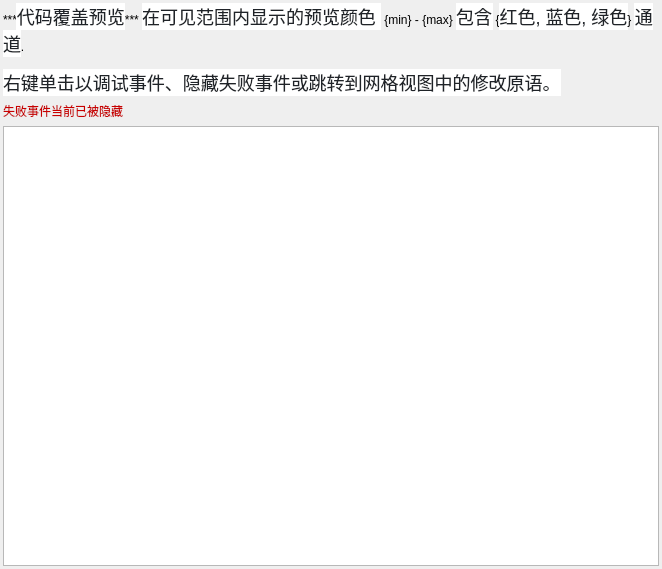
<?xml version="1.0" encoding="UTF-8"?>
<ui version="4.0">
 <class>PixelHistoryView</class>
 <widget class="QFrame" name="PixelHistoryView">
  <property name="geometry">
   <rect>
    <x>0</x>
    <y>0</y>
    <width>662</width>
    <height>569</height>
   </rect>
  </property>
  <property name="windowTitle">
   <string>Pixel History</string>
  </property>
  <layout class="QVBoxLayout" name="verticalLayout">
   <property name="leftMargin">
    <number>3</number>
   </property>
   <property name="topMargin">
    <number>3</number>
   </property>
   <property name="rightMargin">
    <number>3</number>
   </property>
   <property name="bottomMargin">
    <number>3</number>
   </property>
   <item>
    <widget class="QLabel" name="label">
     <property name="text">
      <string>&lt;html&gt;&lt;head/&gt;&lt;body&gt;&lt;p&gt;***&lt;span style=&quot; font-family:'-apple-system','BlinkMacSystemFont','Segoe UI','Noto Sans','Helvetica','Arial','sans-serif','Apple Color Emoji','Segoe UI Emoji'; font-size:18px; color:#1f2328; background-color:#ffffff;&quot;&gt;代码覆盖预览&lt;/span&gt;*** &lt;span style=&quot; font-family:'-apple-system','BlinkMacSystemFont','Segoe UI','Noto Sans','Helvetica','Arial','sans-serif','Apple Color Emoji','Segoe UI Emoji'; font-size:18px; color:#1f2328; background-color:#ffffff;&quot;&gt;在可见范围内显示的预览颜色 &lt;/span&gt; {min} - {max} &lt;span style=&quot; font-family:'-apple-system','BlinkMacSystemFont','Segoe UI','Noto Sans','Helvetica','Arial','sans-serif','Apple Color Emoji','Segoe UI Emoji'; font-size:18px; color:#1f2328; background-color:#ffffff;&quot;&gt;包含&lt;/span&gt; {&lt;span style=&quot; font-family:'-apple-system','BlinkMacSystemFont','Segoe UI','Noto Sans','Helvetica','Arial','sans-serif','Apple Color Emoji','Segoe UI Emoji'; font-size:18px; color:#1f2328; background-color:#ffffff;&quot;&gt;红色, 蓝色, 绿色&lt;/span&gt;} &lt;span style=&quot; font-family:'-apple-system','BlinkMacSystemFont','Segoe UI','Noto Sans','Helvetica','Arial','sans-serif','Apple Color Emoji','Segoe UI Emoji'; font-size:18px; color:#1f2328; background-color:#ffffff;&quot;&gt;通道&lt;/span&gt;.&lt;/p&gt;&lt;p&gt;&lt;span style=&quot; font-family:'-apple-system','BlinkMacSystemFont','Segoe UI','Noto Sans','Helvetica','Arial','sans-serif','Apple Color Emoji','Segoe UI Emoji'; font-size:18px; color:#1f2328; background-color:#ffffff;&quot;&gt;右键单击以调试事件、隐藏失败事件或跳转到网格视图中的修改原语。&lt;/span&gt;&lt;/p&gt;&lt;/body&gt;&lt;/html&gt;</string>
     </property>
     <property name="wordWrap">
      <bool>true</bool>
     </property>
    </widget>
   </item>
   <item>
    <widget class="QLabel" name="eventsHidden">
     <property name="palette">
      <palette>
       <active>
        <colorrole role="WindowText">
         <brush brushstyle="SolidPattern">
          <color alpha="255">
           <red>200</red>
           <green>0</green>
           <blue>0</blue>
          </color>
         </brush>
        </colorrole>
       </active>
       <inactive>
        <colorrole role="WindowText">
         <brush brushstyle="SolidPattern">
          <color alpha="255">
           <red>200</red>
           <green>0</green>
           <blue>0</blue>
          </color>
         </brush>
        </colorrole>
       </inactive>
       <disabled>
        <colorrole role="WindowText">
         <brush brushstyle="SolidPattern">
          <color alpha="255">
           <red>106</red>
           <green>104</green>
           <blue>100</blue>
          </color>
         </brush>
        </colorrole>
       </disabled>
      </palette>
     </property>
     <property name="text">
      <string>失败事件当前已被隐藏</string>
     </property>
    </widget>
   </item>
   <item>
    <widget class="RDTreeView" name="events">
     <property name="contextMenuPolicy">
      <enum>Qt::ContextMenuPolicy::CustomContextMenu</enum>
     </property>
     <attribute name="headerMinimumSectionSize">
      <number>16</number>
     </attribute>
     <attribute name="headerStretchLastSection">
      <bool>false</bool>
     </attribute>
    </widget>
   </item>
  </layout>
 </widget>
 <customwidgets>
  <customwidget>
   <class>RDTreeView</class>
   <extends>QTreeView</extends>
   <header>Widgets/Extended/RDTreeView.h</header>
  </customwidget>
 </customwidgets>
 <resources/>
 <connections/>
</ui>
